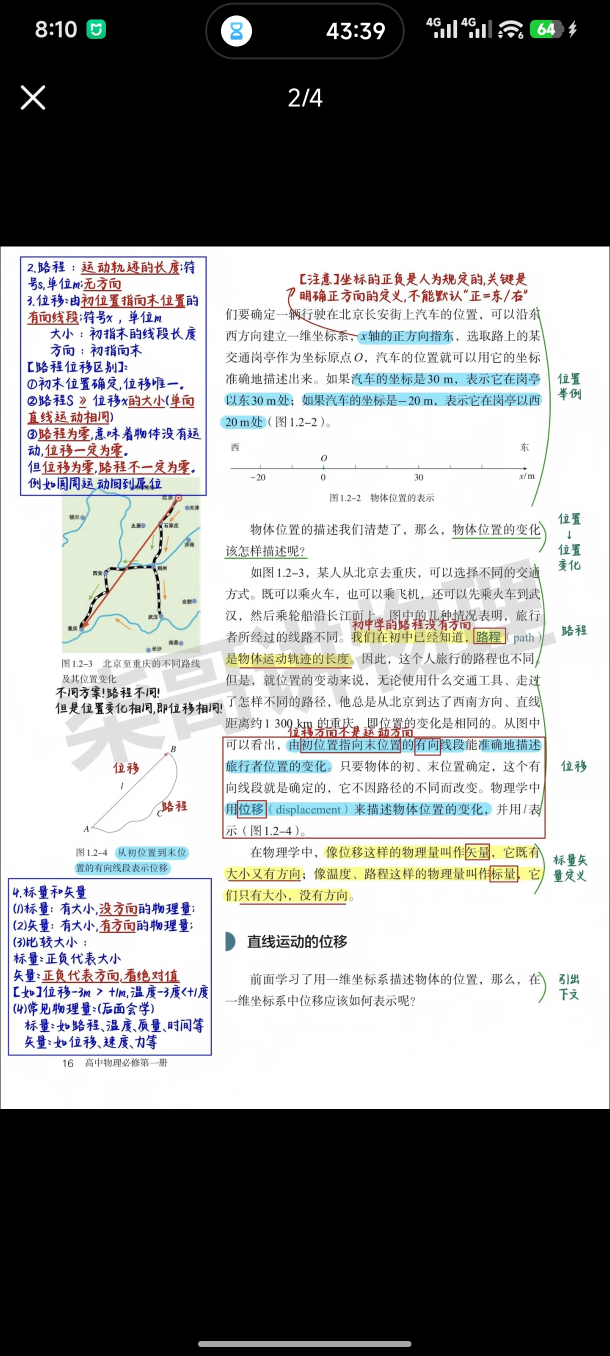
#> input picture 高中物理/光谷二高/26级-高一/1.2 时间位移/图片1.2/2.jpg, 1220 x 2712 px (shown at 1/2 size); its folder holds 3 pictures in this run
$ python crop_assets.py
#> lines starting #> are read from the running program, lines starting #| are printed output that depends on the picture
from PIL import Image, ImageOps
import os
base = os.path.dirname(__file__)
src = os.path.join(base, '图片1.2')
out = os.path.join(base, '课件素材')
os.makedirs(out, exist_ok=True)

def crop(name, box, outname, pad=0):
#> called with name = '2.jpg', box = (105, 1050, 410, 1750), outname = 'route_map.jpg', pad = 12
    im = Image.open(os.path.join(src, name)).convert('RGB')
#> im is the input picture: PIL image 1220x2712 RGB; mean R, G, B 148.6, 149.4, 149.3
    x1,y1,x2,y2 = box
    x1=max(0,x1-pad); y1=max(0,y1-pad); x2=min(im.width,x2+pad); y2=min(im.height,y2+pad)
#> after `x2 = min(im.width, x2 + pad)`: x2 = 422
#> after `y2 = min(im.height, y2 + pad)`: y2 = 1762
    im.crop((x1,y1,x2,y2)).save(os.path.join(out,outname), quality=95)
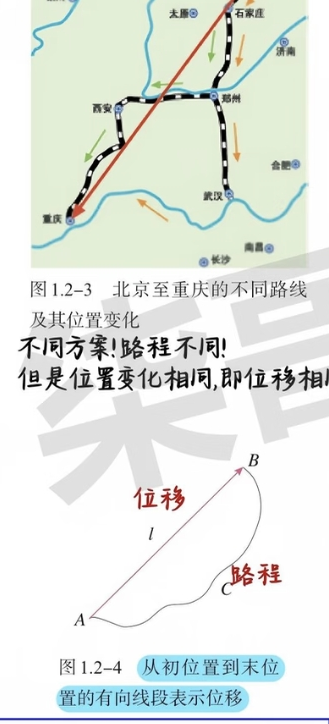
#> saved as route_map.jpg: PIL image 329x724 RGB; mean R, G, B 226.8, 232.3, 226.8

# 课件截图中的教材原图：路线图、直线位移示意、打点计时器实物
crop('2.jpg', (105, 1050, 410, 1750), 'route_map.jpg', 12)
crop('3.jpg', (410, 510, 950, 1050), 'displacement_diagram.jpg', 12)
#> call 2 of crop, with name = '3.jpg', box = (410, 510, 950, 1050), outname = 'displacement_diagram.jpg', pad = 12
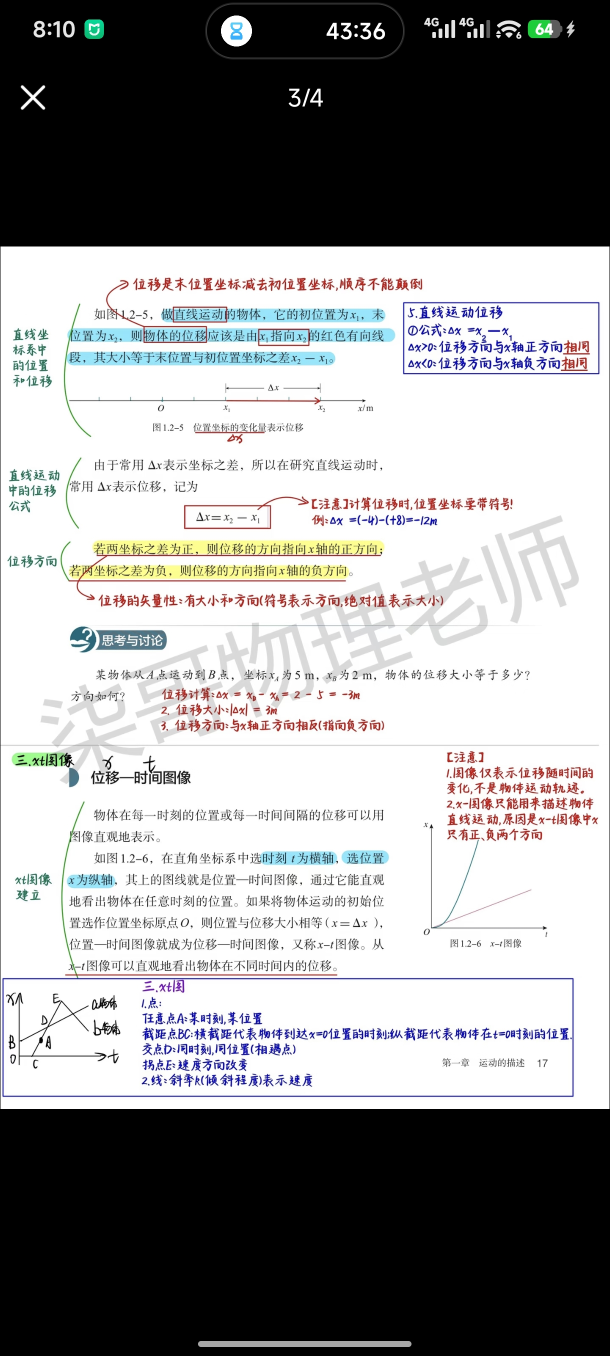
#> input picture 高中物理/光谷二高/26级-高一/1.2 时间位移/图片1.2/3.jpg, 1220 x 2712 px (shown at 1/2 size)
#> in crop, im is the input picture: PIL image 1220x2712 RGB; mean R, G, B 152.5, 152.5, 152.9
#> in crop (call 2), `im.crop((x1,y1,x2,y2)).save(os.path.join(out,outname), quality=95)`:
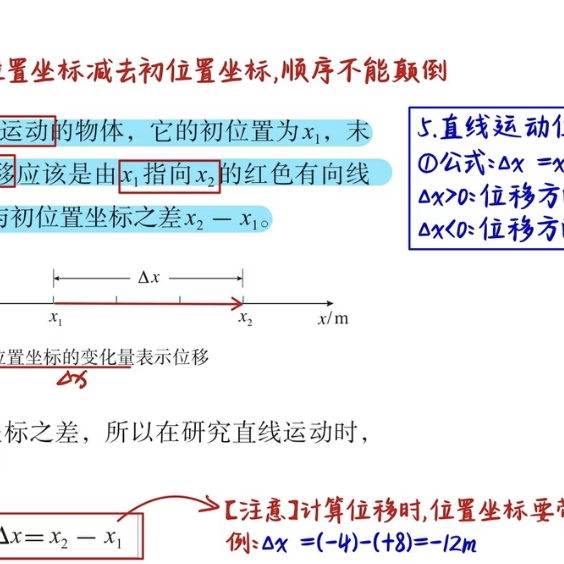
#> saved as displacement_diagram.jpg: PIL image 564x564 RGB; mean R, G, B 234, 235.8, 239.5
crop('4.jpg', (75, 700, 470, 1380), 'timer_devices.jpg', 10)
#> (the run stopped early here; a loop or call above may not have finished)
